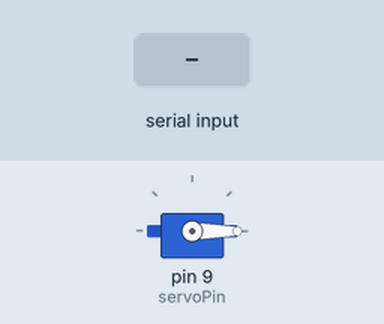
Simulated run of this sketch. Board: Arduino Uno, built with avr-gcc and run on an emulated ATmega328P. Parts: servo. The test bench sets the inputs (shaded band).

Above: at 1.2 s.
1.3 s: "UP\n" received over Serial
At 1.6 s:
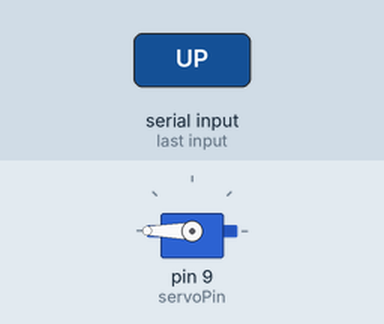
2.8 s: "LEFT\n" received over Serial
At 4.0 s:
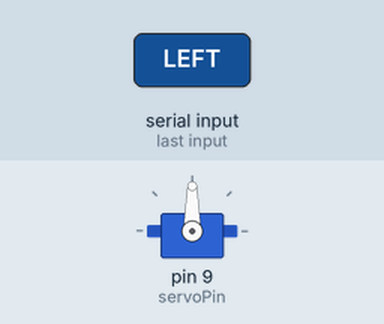
4.3 s: "RIGHT\n" received over Serial
At 5.2 s:
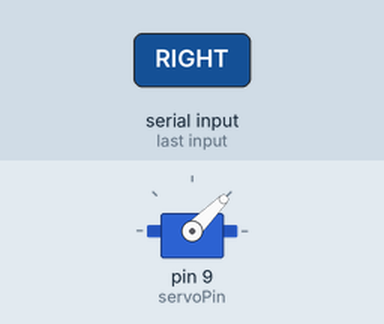
5.8 s: "DOWN\n" received over Serial
At 6.3 s:
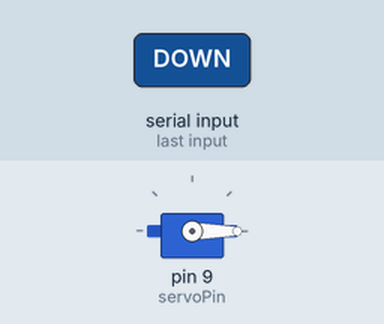
Timing chart, 0 to 8.3 s (numbered marks = the images above; inputs shaded):
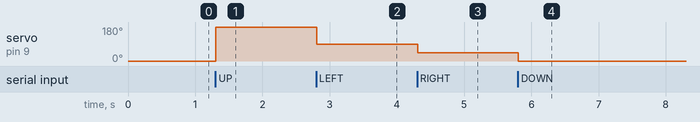

Measured:
- after the input at 1.3 s, servo on pin 9 (servoPin): 0° → 180° at once
- after the input at 2.8 s, servo on pin 9 (servoPin): 180° → 90° at once
- after the input at 4.3 s, servo on pin 9 (servoPin): 90° → 45° at once
- after the input at 5.8 s, servo on pin 9 (servoPin): 45° → 0° at once

The sketch:

Hand_Gesture_Controlled_Servo_Using_Python_and_Arduino.ino
```cpp
#include <Servo.h>

// Create Servo instance
Servo myServo;

// Servo control pin
const int servoPin = 9;

// Servo positions
const int posUp = 180;
const int posDown = 0;
const int posLeft = 90;
const int posRight = 45;

void setup() {
  // Initialize serial communication
  Serial.begin(9600);

  // Attach the servo to the control pin
  myServo.attach(servoPin);

  // Initialize the servo to a default position
  myServo.write(posDown);
}

void loop() {
  if (Serial.available() > 0) {
    String command = Serial.readStringUntil('\n');

    if (command == "UP") {
      myServo.write(posUp);
    } else if (command == "DOWN") {
      myServo.write(posDown);
    } else if (command == "LEFT") {
      myServo.write(posLeft);
    } else if (command == "RIGHT") {
      myServo.write(posRight);
    }
  }
}
```
